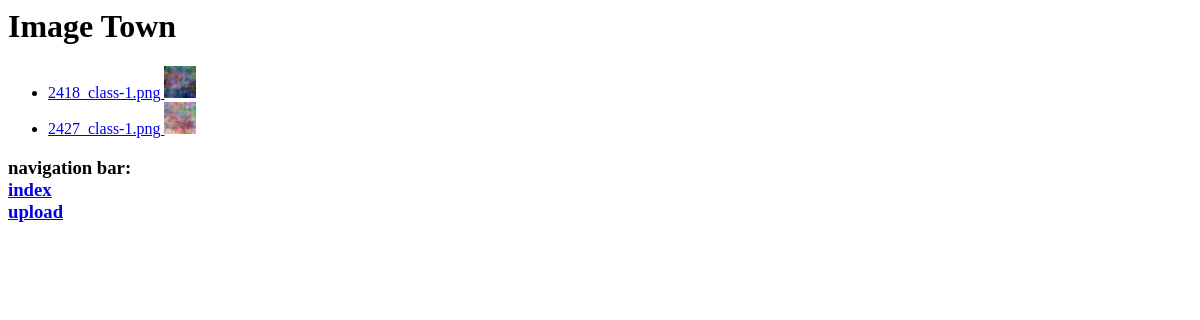
Before: /labeller/list/ with the older database file.
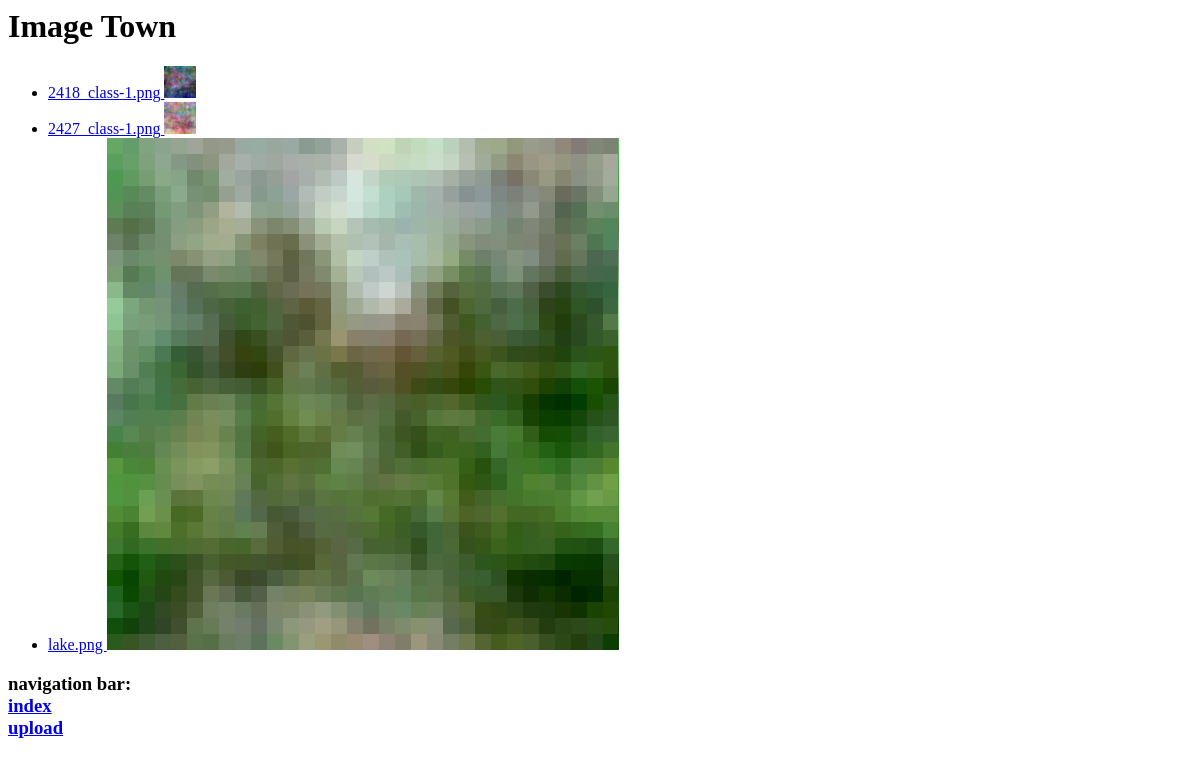
After: the same page with the newer database file.
### labeller/models.py (models this page shows, shortened)
class Image(models.Model):
    source = models.CharField("image source: web, sift generator func, camera",
                              max_length=512, default=None, null=True)
    correct_label = models.IntegerField("Correct label; 0=simulated, 1=image")
    uploaded_by = models.ForeignKey(User, default=None, null=True)
    filename = models.FileField("file path", upload_to='')
    date = models.DateTimeField(auto_now_add=True)

### labeller/views.py (the view)
def list_view(request):
    ims = Image.objects.all()
    return render(request, 'list_view.html', {'images': ims})

### labeller/templates/list_view.html
{% if images %}
<h1>Image Town</h1>
<ul>
    {% for image in images %}
    <li>
	{% load static %}
	<a href="{{ image.filename.url }}">
	    {{ image.filename }}
	</a>
	{% load static %}
	<img src="{{image.filename.url }}" alt="image load failed"/>
    </li>
    {% endfor %}
</ul>
{% endif %}
<h3>
    navigation bar:
    <br>
    <a href="{% url 'labeller:index' %}">index</a>
    <br>
    <a href="{% url 'labeller:upload' %}">upload</a>
</h3>

Changed rows visible on the page:
added Image: filename "lake.png", filename (picture)
